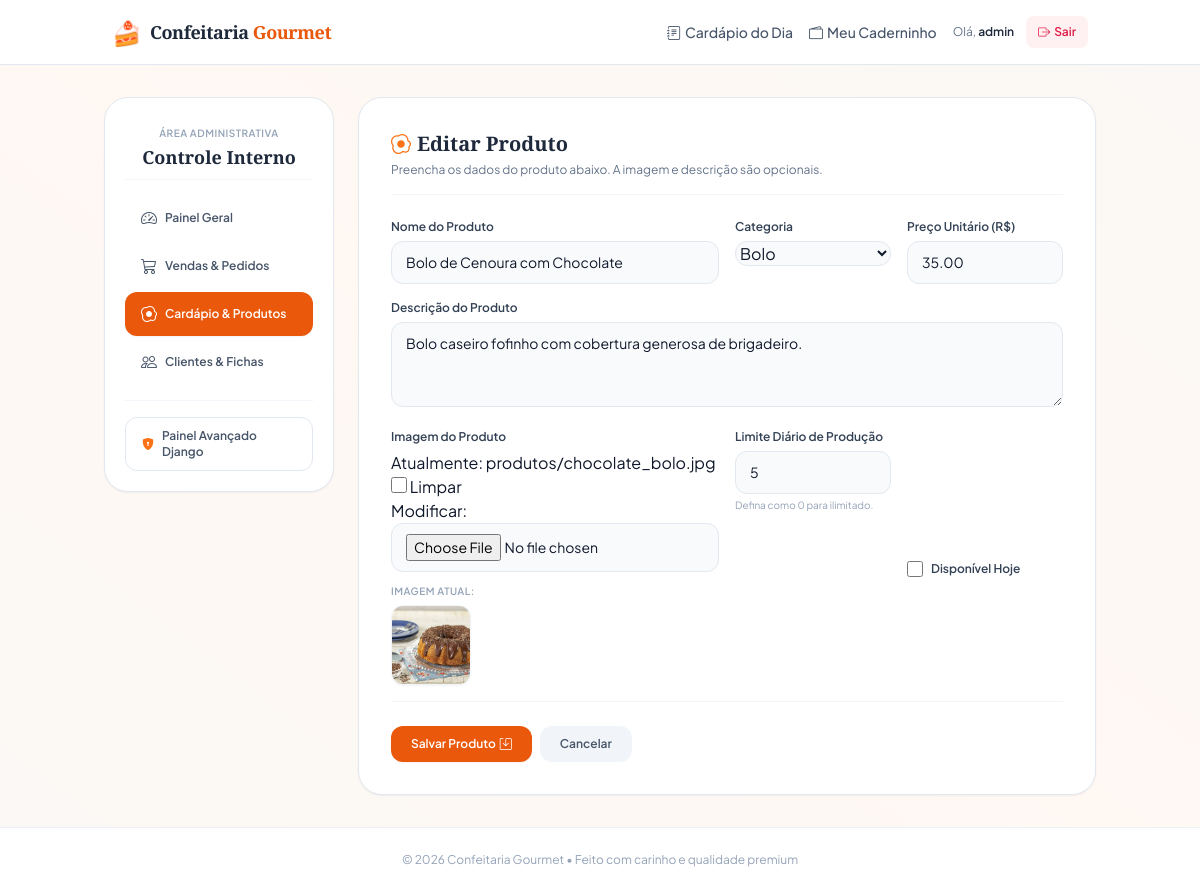
The page /painel/produtos/editar/1/ (signed in) on the database its author committed.
### caderninho/models.py (models this page shows, shortened)
class Produto(models.Model):
    CATEGORIA_CHOICES = [
        ('DOCE', 'Doce'),
        ('SALGADO', 'Salgado'),
        ('BOLO', 'Bolo'),
    ]
    nome = models.CharField(
        max_length=150,
        verbose_name="Nome do Produto"
    )
    categoria = models.CharField(
        max_length=10,
        choices=CATEGORIA_CHOICES,
        verbose_name="Categoria"
    )
    preco = models.DecimalField(
        max_length=10,
        max_digits=10,
        decimal_places=2,
        verbose_name="Preço Unitário"
    )
    descricao = models.TextField(
        blank=True,
        null=True,
        verbose_name="Descrição"
    )
    imagem = models.ImageField(
        upload_to='produtos/',
        blank=True,
        null=True,
        verbose_name="Imagem do Produto"
    )
    disponivel_hoje = models.BooleanField(
        default=True,
        verbose_name="Disponível Hoje"
    )
    limite_diario = models.PositiveIntegerField(
        default=0,
        help_text="Defina como 0 para produção ilimitada.",
        verbose_name="Limite de Produção Diário"
    )
    class Meta:
        verbose_name = "Produto"
        verbose_name_plural = "Produtos"
        ordering = ['nome']

### caderninho/views.py (the view)
# urls.py: path('painel/produtos/editar/<int:produto_id>/', views.admin_produto_editar, name='admin_produto_editar'),
@staff_member_required
def admin_produto_editar(request, produto_id):
    produto = get_object_or_404(Produto, id=produto_id)
    if request.method == 'POST':
        form = ProdutoForm(request.POST, request.FILES, instance=produto)
        if form.is_valid():
            form.save()
            messages.success(request, f"Produto '{produto.nome}' editado com sucesso!")
            return redirect('admin_produtos')
    else:
        form = ProdutoForm(instance=produto)
    return render(request, 'caderninho/admin_produto_form.html', {'form': form, 'titulo': 'Editar Produto', 'produto': produto})

### caderninho/forms.py
class ProdutoForm(forms.ModelForm):
    class Meta:
        model = Produto
        fields = ['nome', 'categoria', 'preco', 'descricao', 'imagem', 'disponivel_hoje', 'limite_diario']
        widgets = {
            'nome': forms.TextInput(attrs={'class': 'form-control', 'placeholder': 'Ex: Bolo de Chocolate'}),
            'categoria': forms.Select(attrs={'class': 'form-select'}),
            'preco': forms.NumberInput(attrs={'class': 'form-control', 'step': '0.01', 'placeholder': '0.00'}),
            'descricao': forms.Textarea(attrs={'class': 'form-control', 'rows': 3, 'placeholder': 'Descrição do produto...'}),
            'imagem': forms.ClearableFileInput(attrs={'class': 'form-control'}),
            'disponivel_hoje': forms.CheckboxInput(attrs={'class': 'form-check-input'}),
            'limite_diario': forms.NumberInput(attrs={'class': 'form-control', 'placeholder': '0'}),
        }

### caderninho/views.py (called while the page is built)
def staff_member_required(view_func):
    decorator = user_passes_test(
        lambda u: u.is_active and u.is_staff,
        login_url='admin_login'
    )
    return decorator(view_func)

### caderninho/templates/caderninho/admin_produto_form.html (shortened to what this page needs)
{% extends 'caderninho/admin_base.html' %}
{% block admin_content %}
<div class="bg-white border border-slate-200 rounded-3xl p-6 sm:p-8 shadow-sm">
  <div class="border-b border-slate-100 pb-4 mb-6">
    <h2 class="text-xl font-serif font-bold text-slate-800 flex items-center gap-1.5">
      <i class="bi bi-egg-fried text-orange-500"></i> {{ titulo }}
    </h2>
    <p class="text-xs text-slate-500 mt-1">Preencha os dados do produto abaixo. A imagem e descrição são opcionais.</p>
  </div>
  <form method="post" enctype="multipart/form-data" class="space-y-4">
    <div class="grid grid-cols-1 md:grid-cols-12 gap-4">
      <div class="md:col-span-6">
        <label for="{{ form.nome.id_for_label }}" class="block text-xs font-semibold text-slate-700 mb-1.5">Nome do Produto</label>
        {{ form.nome }}
      </div>
      <div class="md:col-span-3">
        <label for="{{ form.categoria.id_for_label }}" class="block text-xs font-semibold text-slate-700 mb-1.5">Categoria</label>
        {{ form.categoria }}
      </div>
      <div class="md:col-span-3">
        <label for="{{ form.preco.id_for_label }}" class="block text-xs font-semibold text-slate-700 mb-1.5">Preço Unitário (R$)</label>
        {{ form.preco }}
      </div>
      <div class="md:col-span-12">
        <label for="{{ form.descricao.id_for_label }}" class="block text-xs font-semibold text-slate-700 mb-1.5">Descrição do Produto</label>
        {{ form.descricao }}
      </div>
      <div class="md:col-span-6">
        <label for="{{ form.imagem.id_for_label }}" class="block text-xs font-semibold text-slate-700 mb-1.5">Imagem do Produto</label>
        {{ form.imagem }}
        {% if produto.imagem %}
          <div class="mt-3">
            <span class="text-[10px] font-semibold text-slate-400 uppercase tracking-wider block">Imagem Atual:</span>
            <img src="{{ produto.imagem.url }}" alt="{{ produto.nome }}" class="w-20 h-20 object-cover rounded-xl mt-1.5 border border-slate-100 shadow-sm">
          </div>
        {% endif %}
      </div>
      <div class="md:col-span-3">
        <label for="{{ form.limite_diario.id_for_label }}" class="block text-xs font-semibold text-slate-700 mb-1.5">Limite Diário de Produção</label>
        {{ form.limite_diario }}
        <p class="text-[10px] text-slate-400 mt-1">Defina como 0 para ilimitado.</p>
      </div>
      <div class="md:col-span-3 flex items-center md:pt-6">
        <label class="relative inline-flex items-center cursor-pointer select-none">
          {{ form.disponivel_hoje }}
          <span class="ml-2 text-xs font-semibold text-slate-700">Disponível Hoje</span>
        </label>
      </div>
    </div>
    <hr class="border-slate-100 my-6">
    <div class="flex gap-2 pt-2">
      <button type="submit" class="bg-orange-600 hover:bg-orange-700 text-white font-semibold text-xs px-5 py-2.5 rounded-xl shadow-sm transition flex items-center gap-1">
        Salvar Produto <i class="bi bi-save"></i>
      </button>
      <a href="{% url 'admin_produtos' %}" class="inline-flex items-center justify-center text-xs font-semibold text-slate-600 hover:text-slate-900 bg-slate-100 hover:bg-slate-200 px-5 py-2.5 rounded-xl transition">
        Cancelar
      </a>
    </div>
  </form>
</div>
{% endblock %}

### caderninho/templates/caderninho/base.html (shortened to what this page needs)
<!DOCTYPE html>
<html lang="pt-BR">
<head>
  <script src="https://cdn.tailwindcss.com"></script>
  <link rel="stylesheet" href="https://cdn.jsdelivr.net/npm/bootstrap-icons@1.10.5/font/bootstrap-icons.css">
</head>
<body class="bg-gradient-to-tr from-[#FAF8F5] via-[#FFF8F3] to-[#FAF8F5] text-[#0F172A] min-h-screen flex flex-col justify-between antialiased font-sans">
  <header class="bg-white border-b border-slate-200 sticky top-0 z-50">
    <div class="max-w-5xl mx-auto px-4 sm:px-6 h-16 flex items-center justify-between">
      <a href="{% url 'identificacao_cliente' %}" class="flex items-center gap-2">
        <span class="text-2xl">🍰</span>
        <span class="font-serif font-bold text-lg tracking-tight text-slate-800">Confeitaria <span class="text-orange-600">Gourmet</span></span>
      </a>
      <div class="flex items-center gap-4">
        {% if request.session.cliente_id %}
          <nav class="hidden md:flex items-center gap-4 text-sm font-medium">
            <a href="{% url 'cardapio' %}" class="text-slate-600 hover:text-slate-900 transition flex items-center gap-1">
              <i class="bi bi-journal-text"></i> Cardápio do Dia
            </a>
            <a href="{% url 'cliente_historico' %}" class="text-slate-600 hover:text-slate-900 transition flex items-center gap-1">
              <i class="bi bi-wallet2"></i> Meu Caderninho
            </a>
          </nav>
          <div class="flex items-center gap-3">
            <span class="text-xs text-slate-500 hidden sm:inline">
              Olá, <strong class="text-slate-800 font-semibold">{{ request.session.cliente_name }}</strong>
            </span>
            <a href="{% url 'deslogar_cliente' %}" class="inline-flex items-center gap-1 text-xs font-semibold text-rose-600 hover:text-rose-700 bg-rose-50 hover:bg-rose-100 px-3 py-2 rounded-lg transition">
              <i class="bi bi-box-arrow-right"></i> Sair
            </a>
          </div>
        {% endif %}
      </div>
    </div>
  </header>
  <main class="flex-grow max-w-5xl w-full mx-auto px-4 py-6 sm:py-8 {% if request.session.cliente_id %}pb-24 md:pb-8{% endif %}">
    {% block content %}{% endblock %}
  </main>
  <footer class="text-center py-6 text-xs text-slate-400 border-t border-slate-200/60 bg-white">
    <p>© 2026 Confeitaria Gourmet • Feito com carinho e qualidade premium</p>
  </footer>
</body>
</html>

### caderninho/templates/caderninho/base.html (style rules this page uses)
.form-control, input[type="text"], input[type="password"], input[type="tel"], input[type="number"], textarea, select { width: 100%; background-color: #F8FAFC; border: 1px solid #E2E8F0; border-radius: 0.75rem; padding: 0.625rem 0.875rem; font-size: 0.875rem; color: #0F172A; transition: all 0.2s; }
input[type="checkbox"] { width: 1rem; height: 1rem; border-radius: 0.25rem; border: 1px solid #E2E8F0; color: #EA580C; transition: all 0.2s; }

### rows shown on the page
Produto: nome "Bolo de Cenoura com Chocolate", categoria "Bolo", preco "35.00", descricao "Bolo caseiro fofinho com cobertura generosa de brigadeiro.", imagem (picture), limite_diario "5"

### other values the page prints
{{ request.session.cliente_name }} "admin"
{{ titulo }} "Editar Produto"
